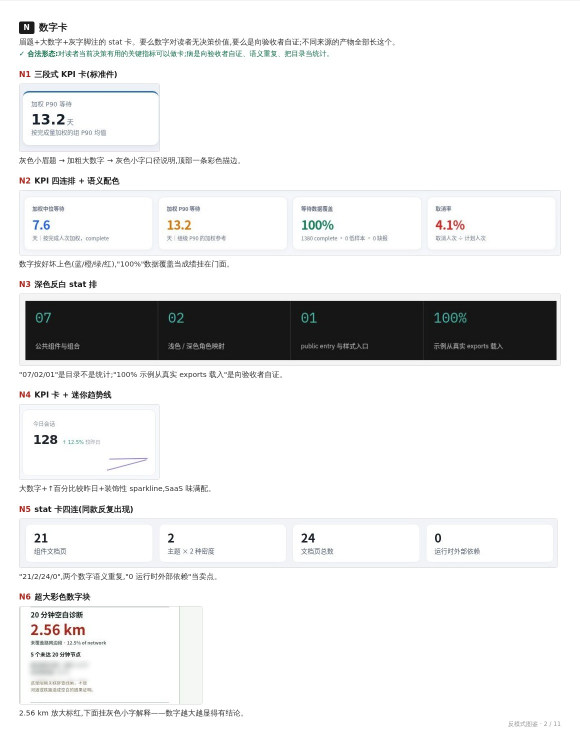
#> input picture .claude/skills/build-polished-visual-frontends/references/anti-slop-gallery/page-2.jpg, 1160 x 1468 px (shown at 1/2 size)
$ python -i kinetic_overlays.py   (imports and definitions only)
#> lines starting #> are read from the running program, lines starting #| are printed output that depends on the picture; after the words box and inside, x2 and y2 are one past the last pixel; in counts of white or black regions, pixels touching at a corner belong together
"""Kinetic overlay primitives for vox-style beats.

Each builder renders a PNG sequence with a transparent background, which
`composite()` lays over a finished beat clip with ffmpeg. All local, no API cost.

Primitives
  counter()        a number ticking up fast to a target, with easing
  typewriter()     characters typing on with a blinking caret (short phrases only)
  circle_word()    a hand-drawn ellipse stroking on around a word
  marker_highlight() a highlighter pen sweeping behind a word
  life_grid()      a grid of boxes filling in and colour-coding by category

Every primitive takes `step_fps` (default 12): graphic motion is quantized to 12fps
steps inside a smooth 30fps edit, which is what makes it read as built rather than
rendered. Pass step_fps=None for smooth motion.
"""
from pathlib import Path
import math, os, subprocess

from PIL import Image, ImageDraw, ImageFilter, ImageFont

ED = Path.home() / ".claude/skills/editorial-carousel/references"
FIG = str(ED / "fonts/Figtree.ttf")
ANTON = str(ED / "fonts/Anton.ttf")


RED = (214, 40, 34)          # house accent - red, not orange
INK = (22, 22, 24)
HILITE = (255, 214, 64)


# [40 lines left out: functions anchor_box, stack_zones, _font, _quant, not called in this run]


def _ease_out(t):            # fast start, soft landing - right for counters
    return 1 - (1 - t) ** 3


# [193 lines left out: functions _seq, counter, typewriter, circle_word, marker_highlight, life_grid and 2 more, not called in this run]


def offset_shadow(src, dst, colour=RED, dx=26, dy=18, halftone=True,
                  max_side=1500, grow=16):
    """The reference look: greyscale halftone cutout with a solid coloured silhouette
    offset behind it. Replaces the white sticker border for the grid-editorial style."""
#> called with dst = 'out.png', colour = (214, 40, 34), dx = 26, dy = 18, halftone = True, max_side = 1500, grow = 16
    from PIL import ImageOps
    im = Image.open(src).convert("RGBA")
    im.thumbnail((max_side, max_side), Image.LANCZOS)
    a = im.split()[3].point(lambda v: 255 if v > 40 else 0)
#> a: PIL image 1160x1468 L; every value is 255
    rgb = Image.merge("RGB", im.split()[:3])
#> rgb is the input picture: PIL image 1160x1468 RGB; mean R, G, B 232.7, 233, 233.1
    if halftone:
        g = ImageOps.grayscale(rgb)
        g = ImageOps.autocontrast(g, cutoff=1)
        # coarse dot screen so it reads as printed
        small = g.resize((max(1, g.width // 3), max(1, g.height // 3)), Image.NEAREST)
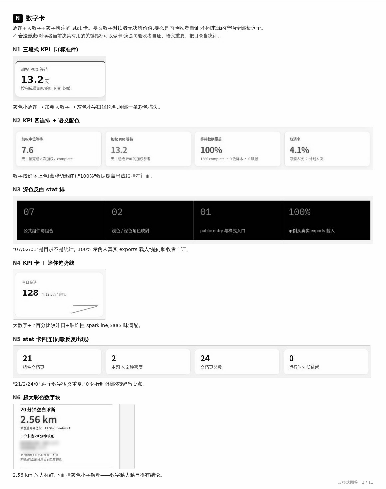
#> small: PIL image 386x489 L; min 0, max 254, mean 230.4
        g = small.resize(g.size, Image.NEAREST)
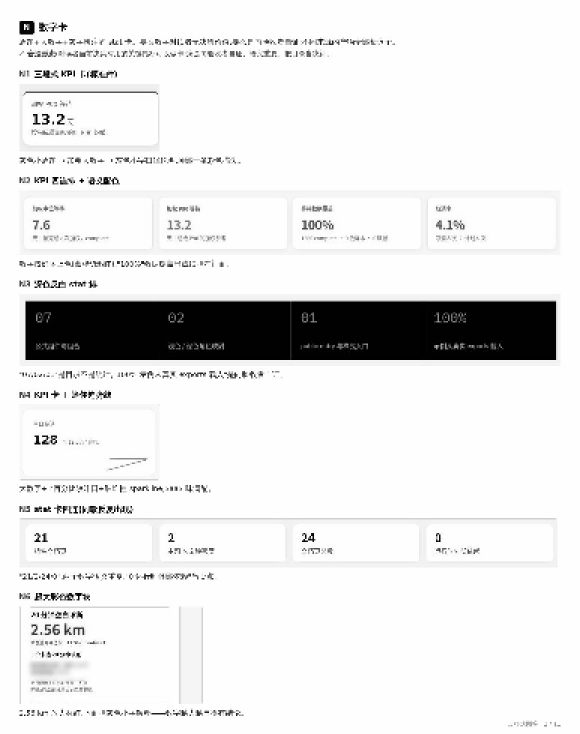
#> g: PIL image 1160x1468 L (shown at 1/2 size); min 0, max 254, mean 230.4
        rgb = Image.merge("RGB", (g, g, g))
    pad = max(abs(dx), abs(dy)) + grow + 20
    W, H = im.width + pad * 2, im.height + pad * 2
#> W = 1284; H = 1592
    sil = Image.new("L", (W, H), 0); sil.paste(a, (pad + dx, pad + dy))
#> after `sil = Image.new('L', (W, H), 0)`: sil: PIL image 1284x1592 L; every value is 0
#> after `sil.paste(a, (pad + dx, pad + dy))`:
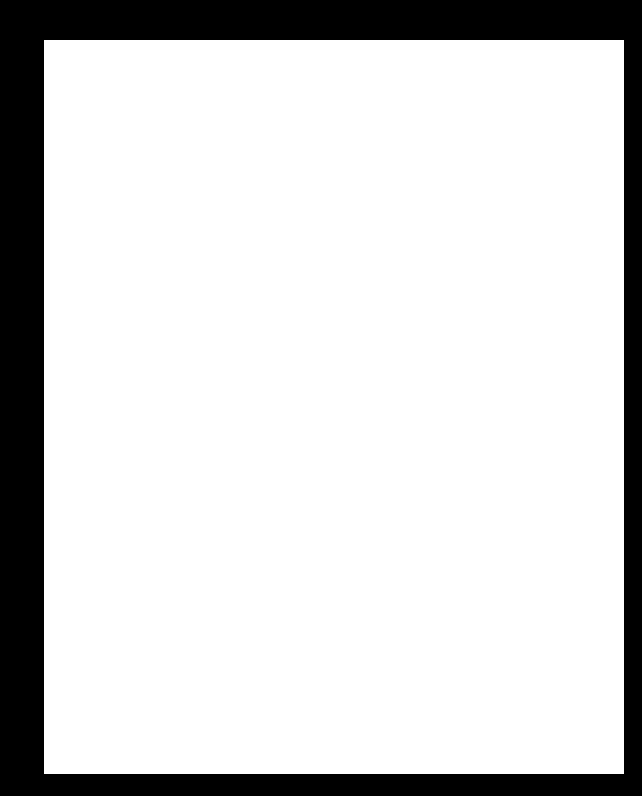
#> sil: PIL image 1284x1592 L (shown at 1/2 size); 83.3% white; 1 black region, box (x1, y1, x2, y2) and area: (0, 0, 1284, 1592) 341248
    if grow:
        sil = sil.filter(ImageFilter.GaussianBlur(grow * .55)).point(lambda v: 255 if v > 30 else 0)
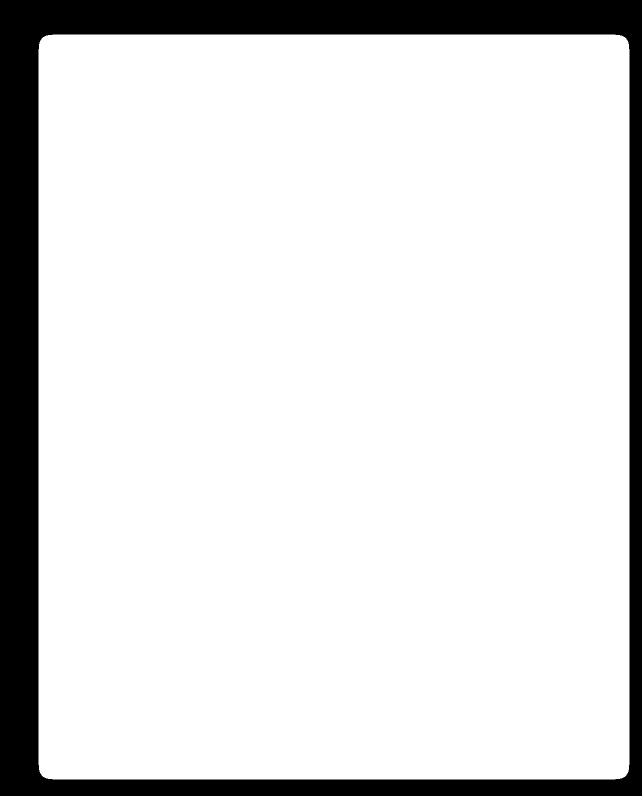
#> sil: PIL image 1284x1592 L (shown at 1/2 size); 86.1% white; 1 black region, box (x1, y1, x2, y2) and area: (0, 0, 1284, 1592) 283584
    out = Image.new("RGBA", (W, H), (0, 0, 0, 0))
#> out: PIL image 1284x1592 RGBA; every value is 0
    out.paste(Image.new("RGBA", (W, H), colour + (255,)), (0, 0), sil)
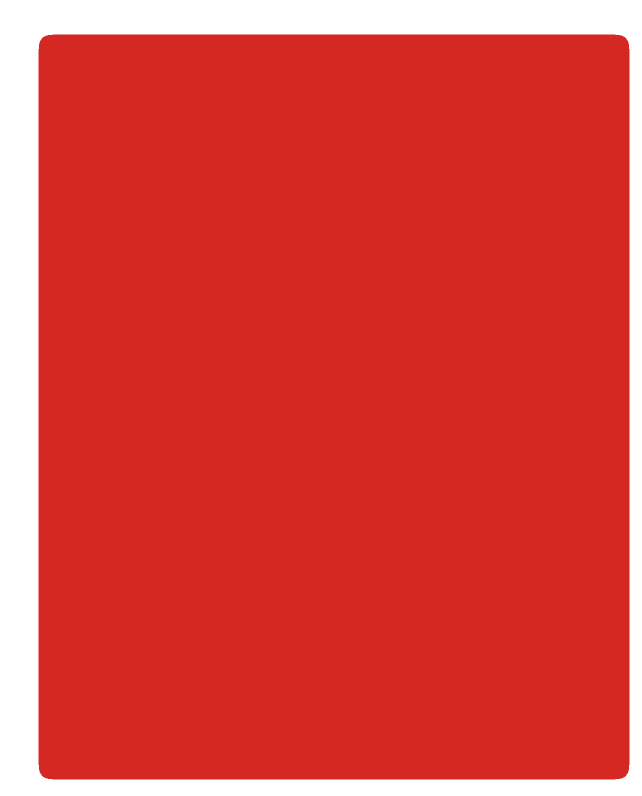
#> out: PIL image 1284x1592 RGBA (shown at 1/2 size); mean R, G, B, A 184.3, 34.5, 29.3, 219.6; transparent parts drawn white
    body = Image.new("RGBA", im.size, (0, 0, 0, 0)); body.paste(rgb.convert("RGBA"), (0, 0), a)
#> after `body = Image.new('RGBA', im.size, (0, 0, 0, 0))`: body: PIL image 1160x1468 RGBA; every value is 0
    out.alpha_composite(body, (pad, pad))
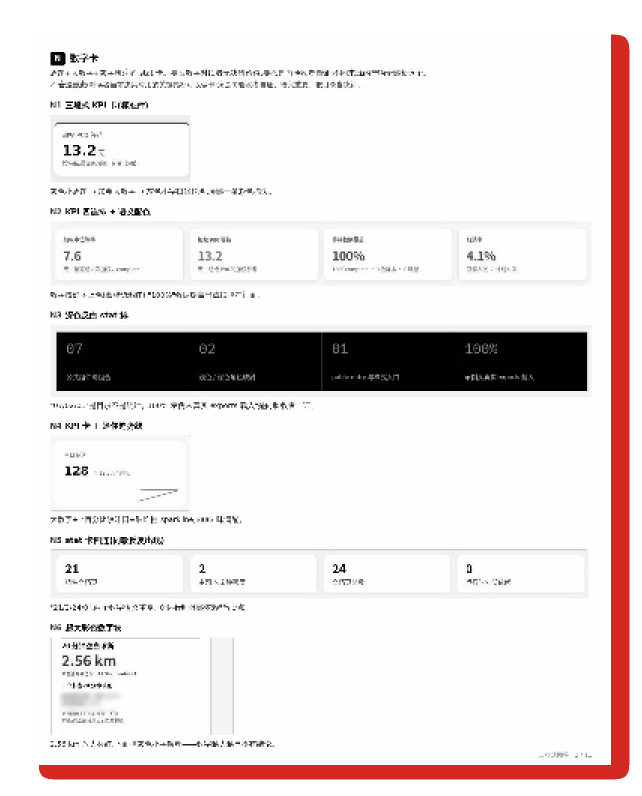
#> out: PIL image 1284x1592 RGBA (shown at 1/2 size); mean R, G, B, A 201.1, 193.6, 193.4, 223.4; transparent parts drawn white
    bb = out.split()[3].getbbox()
#> bb = (62, 62, 1259, 1559)
    if bb: out = out.crop(bb)
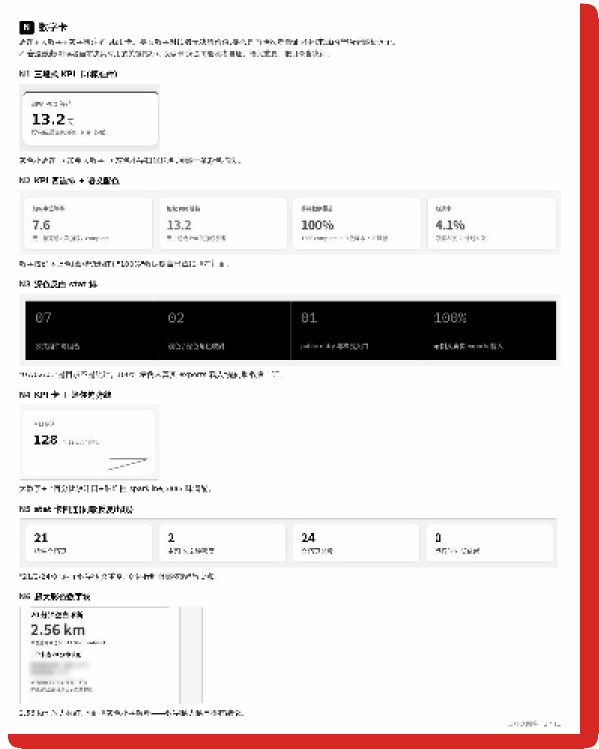
#> out: PIL image 1197x1497 RGBA (shown at 1/2 size); mean R, G, B, A 229.4, 220.9, 220.6, 254.8; transparent parts drawn white
    out.save(dst)
    return out.size


# ───────────────────────── spring pop-in ─────────────────────────
# [287 lines left out: functions _spring, spring_pop, burn_away, _catmull, dashed_route, arrow_line and 5 more, not called in this run]

>>> result = offset_shadow('../../build-polished-visual-frontends/references/anti-slop-gallery/page-2.jpg', 'out.png')
#> result = (1197, 1497)
